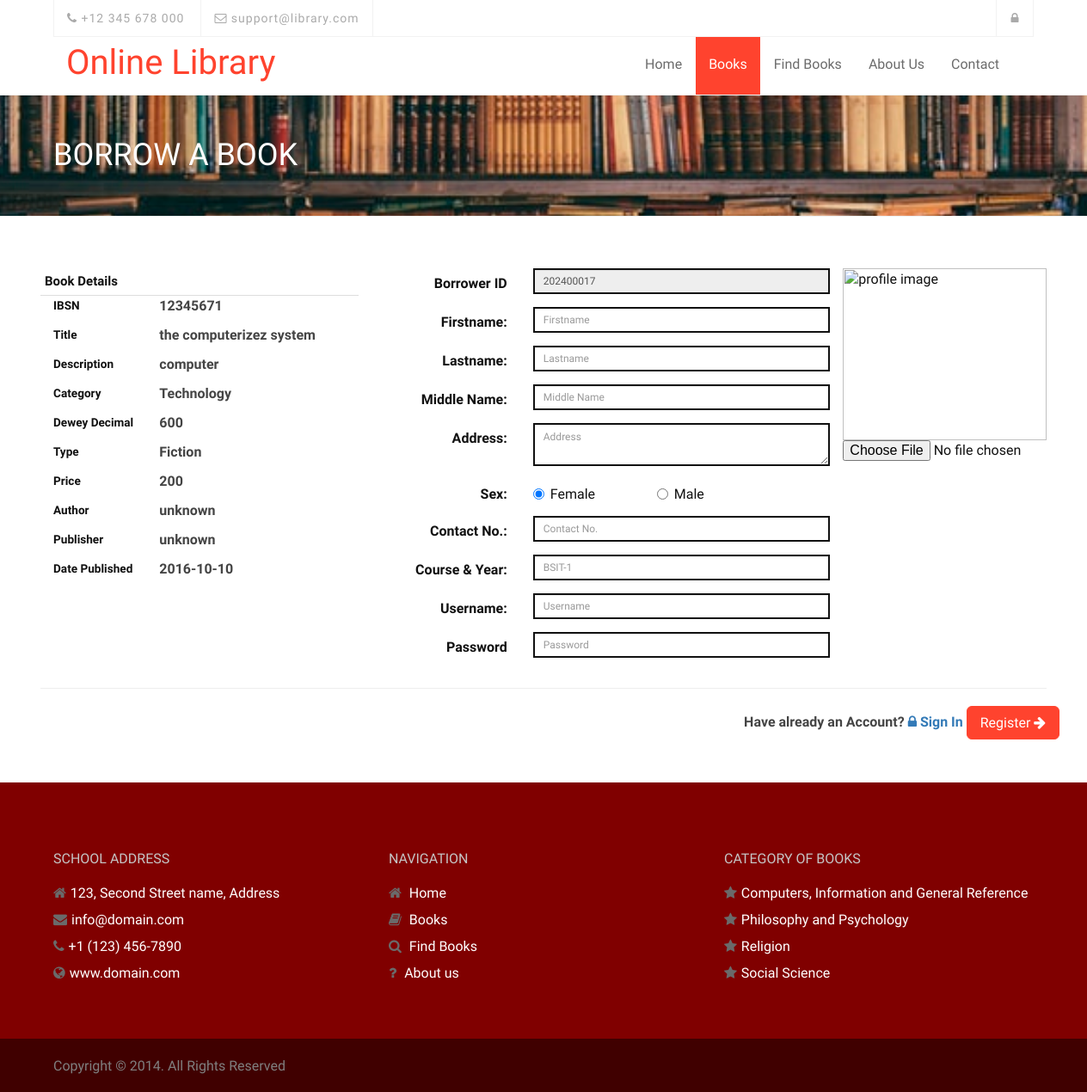
Page /index.php?q=borrow&id=12345671 on the earlier database version.
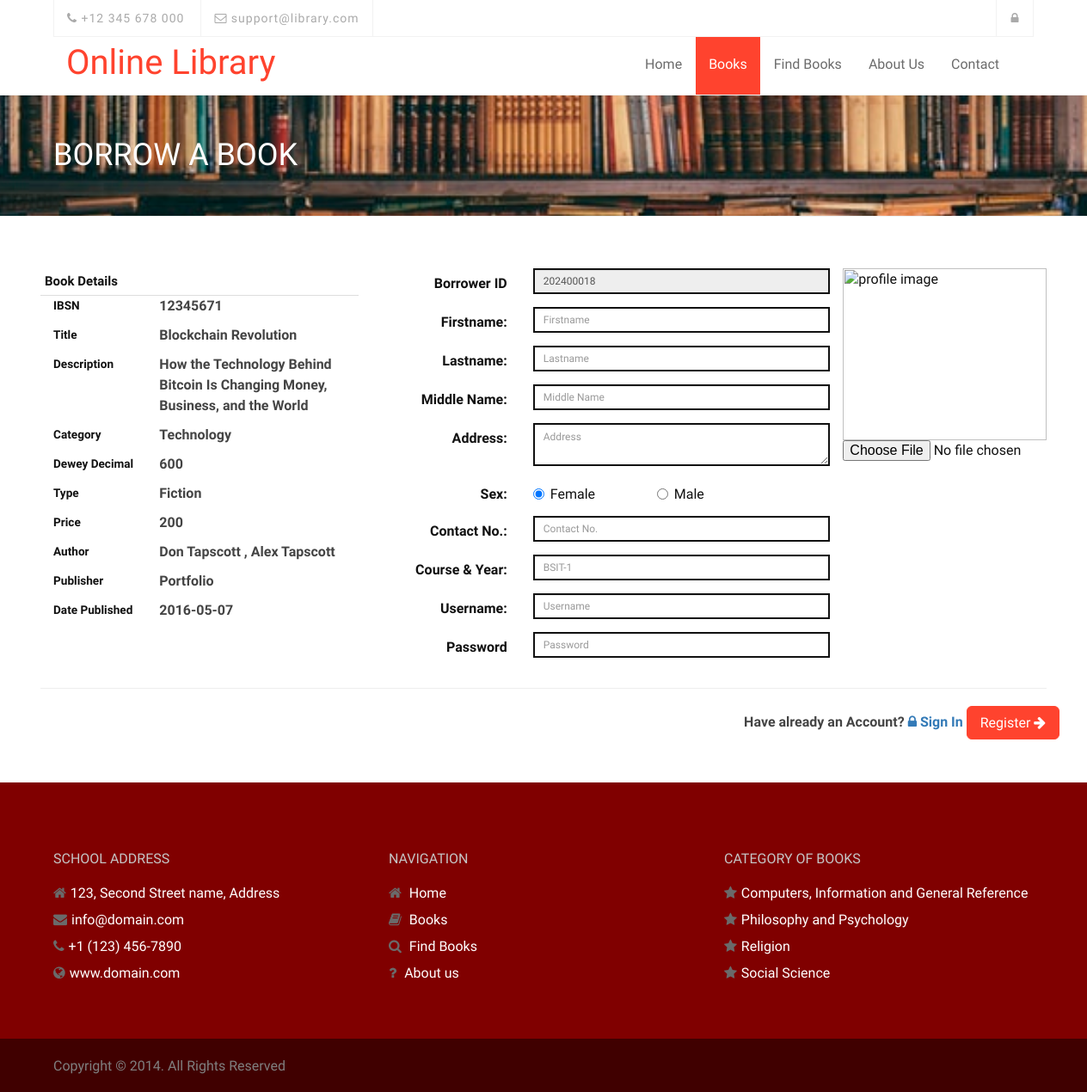
Same page on the later database version.
### tables this page shows
CREATE TABLE `tblbooks` (
  `BookID` int(11) NOT NULL,
  `IBSN` varchar(13) NOT NULL,
  `BookTitle` varchar(125) NOT NULL,
  `BookDesc` varchar(255) NOT NULL,
  `Author` varchar(125) NOT NULL,
  `PublishDate` date NOT NULL,
  `BookPublisher` varchar(125) NOT NULL,
  `Category` varchar(90) NOT NULL,
  `BookPrice` double NOT NULL,
  `BookQuantity` int(11) NOT NULL,
  `Status` varchar(30) NOT NULL,
  `BookType` varchar(90) NOT NULL,
  `DeweyDecimal` varchar(90) NOT NULL,
  `OverAllQty` int(11) NOT NULL,
  `Donate` tinyint(1) NOT NULL,
  `Remarks` varchar(90) NOT NULL
);

### index.php (called while the page is built, shortened)
<?php
require_once("theme/templates.php");
?>

### include/database.php (called while the page is built, shortened)
<?php
class Database {
	var $sql_string = '';
	private $conn;
	public function open_connection() {
		$this->conn = mysqli_connect(server, user, pass);
		if (!$this->conn) {
			throw new Exception("Failed to connect to the database server: " . mysqli_connect_error());
		} else {
			$db_select = mysqli_select_db($this->conn, database_name);
		}
	}
	function setQuery($sql='') {
		$this->sql_string=$sql;
	}
	function executeQuery() {
		$result = mysqli_query($this->conn,$this->sql_string);
		return $result;
	}
	private function confirm_query($result) {
		return $result;
	}
	function loadSingleResult() {
		$cur = $this->executeQuery();
		while ($row = mysqli_fetch_object($cur)) {
		return $data = $row;
		}
	}
}
$mydb = new Database();
?>

### include/books.php (called while the page is built, shortened)
<?php
require_once(LIB_PATH.DS.'database.php');
class Book{
	protected static $tbl_name = "tblbooks";
	function single_books($id=""){
			global $mydb;
			$mydb->setQuery("SELECT * FROM ".self::$tbl_name." Where IBSN= {$id} LIMIT 1");
			$cur = $mydb->loadSingleResult();
			return $cur;
	}
}
?>

### include/autonumbers.php (called while the page is built, shortened)
<?php
require_once(LIB_PATH.DS.'database.php');
class Autonumber {
	protected static  $tblname = "tblautonumbers";
    function set_autonumber($Autokey){
			global $mydb;
			$mydb->setQuery("SELECT concat(`AUTOSTART`, `AUTOEND`) AS 'AUTO' FROM ".self::$tblname."
				Where AUTOKEY= '{$Autokey}' LIMIT 1");
			$cur = $mydb->loadSingleResult();
			return $cur;
	}
}
?>

### borrow.php (the view, shortened to what the changed rows need)
<?php
$id = $_GET['id'];
$book = new Book();
$object = $book->single_books($id);
  $autonumber = New Autonumber();
  $auto = $autonumber->set_autonumber("BorrowerID");
 ?>
        <section id="service-section">
            <div class="container">
                <div class="row">
        <form class="form-horizontal span4" action="proccess.php?action=add" method="POST" autocomplete="off" enctype="multipart/form-data">
          <div class="row">
            <div class="col-md-4">
                <div class="form-row">
                    <div class="col-md-8">
                          <p><?php echo  $object->IBSN ?></p>
                    </div>
                    <div class="col-md-8">
                          <p><?php echo  $object->BookTitle ?></p>
                    </div>
                    <div class="col-md-8">
                          <p><?php echo  $object->BookDesc ?></p>
                    </div>
                    <div class="col-md-8">
                          <p><?php echo  $object->Category ?></p>
                    </div>
                    <div class="col-md-8">
                          <p><?php echo  $object->DeweyDecimal ?></p>
                    </div>
                    <div class="col-md-8">
                          <p><?php echo  $object->BookType ?></p>
                    </div>
                    <div class="col-md-8">
                          <p><?php echo  $object->BookPrice ?></p>
                    </div>
                    <div class="col-md-8">
                          <p><?php echo  $object->Author ?></p>
                    </div>
                    <div class="col-md-8">
                          <p><?php echo  $object->BookPublisher ?></p>
                    </div>
                    <div class="col-md-8">
                          <p><?php echo  $object->PublishDate ?></p>
                    </div>
                </div>
            </div>
            <div class="col-md-8">
                 <div class="row">
            <div class="col-md-8">
              <div class="form-group">
            <div class="row">
              <div class="col-md-8">
                  <input class="form-control input-sm" id="BorrowerId" name="BorrowerId" placeholder=
                    "Employee No" type="text" value="<?php echo DATE('Y').$auto->AUTO; ?>" readonly>
           </div>
            </div>
          </div>
            </div>
          </div>
            </div>
          </div>
          </form>
</div>
</div>
</section>

Differences in the rows shown:
changed tblbooks "Technology": BookTitle "the computerizez system" → "Blockchain Revolution"; BookDesc "computer" → "How the Technology Behind Bitcoin Is Changing Money, Business, and the World"; Author "unknown" → "Don Tapscott , Alex Tapscott"; BookPublisher "unknown" → "Portfolio"; PublishDate "2016-10-10" → "2016-05-07"
Other differences:
form field BorrowerId: "202400017" → "202400018"
